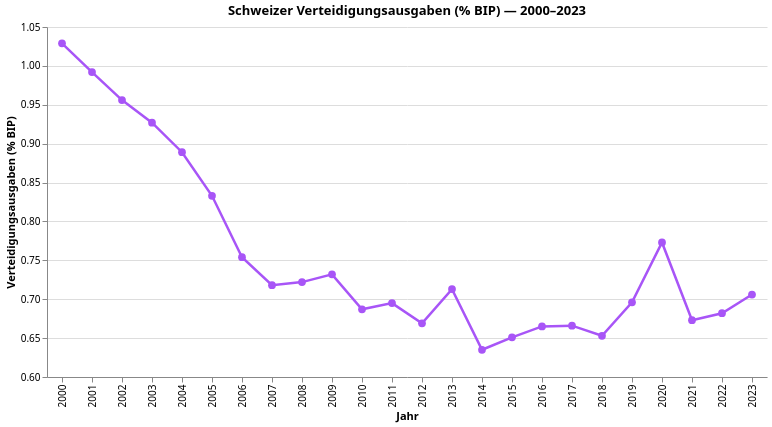

The Vega-Lite source for this figure:
### Vega-Lite specification from a JSON file in a GitHub repository (floating-point values rounded to 4 significant figures)
{"$schema": "https://vega.github.io/schema/vega-lite/v5.json", "config": {"font": "Switzer, system-ui, sans-serif", "view": {"stroke": "transparent"}}, "data": {"values": [{"BIP-Anteil %": 1.029, "Jahr": 2000}, {"BIP-Anteil %": 0.992, "Jahr": 2001}, {"BIP-Anteil %": 0.956, "Jahr": 2002}, {"BIP-Anteil %": 0.927, "Jahr": 2003}, {"BIP-Anteil %": 0.889, "Jahr": 2004}, {"BIP-Anteil %": 0.833, "Jahr": 2005}, {"BIP-Anteil %": 0.754, "Jahr": 2006}, {"BIP-Anteil %": 0.718, "Jahr": 2007}, {"BIP-Anteil %": 0.722, "Jahr": 2008}, {"BIP-Anteil %": 0.732, "Jahr": 2009}, {"BIP-Anteil %": 0.687, "Jahr": 2010}, {"BIP-Anteil %": 0.695, "Jahr": 2011}, {"BIP-Anteil %": 0.669, "Jahr": 2012}, {"BIP-Anteil %": 0.713, "Jahr": 2013}, {"BIP-Anteil %": 0.635, "Jahr": 2014}, {"BIP-Anteil %": 0.651, "Jahr": 2015}, {"BIP-Anteil %": 0.665, "Jahr": 2016}, {"BIP-Anteil %": 0.666, "Jahr": 2017}, {"BIP-Anteil %": 0.653, "Jahr": 2018}, {"BIP-Anteil %": 0.696, "Jahr": 2019}, {"BIP-Anteil %": 0.773, "Jahr": 2020}, {"BIP-Anteil %": 0.673, "Jahr": 2021}, {"BIP-Anteil %": 0.682, "Jahr": 2022}, {"BIP-Anteil %": 0.706, "Jahr": 2023}]}, "encoding": {"color": {"value": "#a855f7"}, "x": {"field": "Jahr", "title": "Jahr", "type": "ordinal"}, "y": {"field": "BIP-Anteil %", "scale": {"zero": false}, "title": "Verteidigungsausgaben (% BIP)", "type": "quantitative"}}, "height": 350, "mark": {"point": {"size": 60}, "strokeWidth": 2.5, "type": "line"}, "title": "Schweizer Verteidigungsausgaben (% BIP) — 2000–2023", "width": 720}
